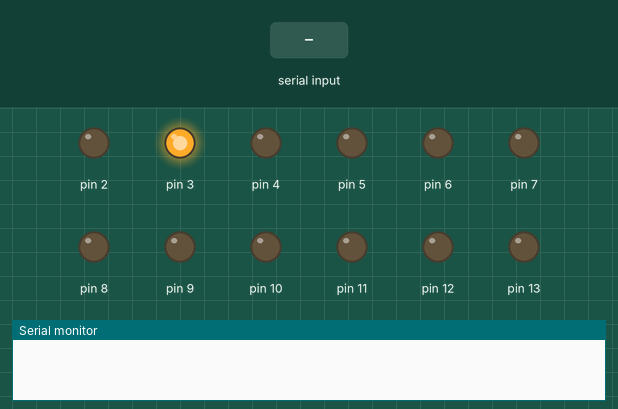
Simulated run of this sketch. Board: Arduino Uno, built with avr-gcc and run on an emulated ATmega328P. Parts: output pins drawn as LEDs (lit = HIGH), the last lines printed to the serial monitor. The test bench sets the inputs (shaded band).

Above: at 1.2 s.
1.3 s: "90,45." received over Serial
At 2.5 s:
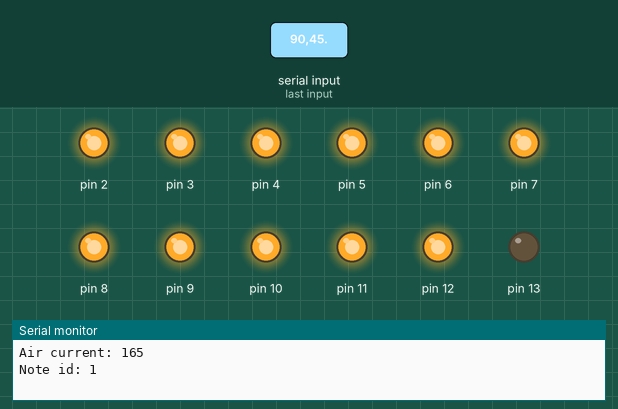
2.8 s: "30,150." received over Serial
At 3.7 s:
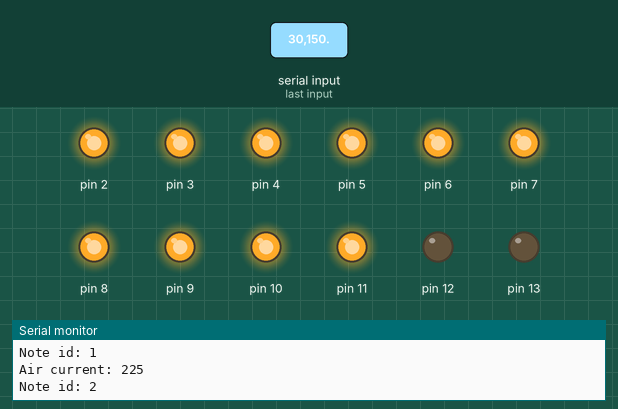
4.3 s: "1,90." received over Serial
At 4.8 s:
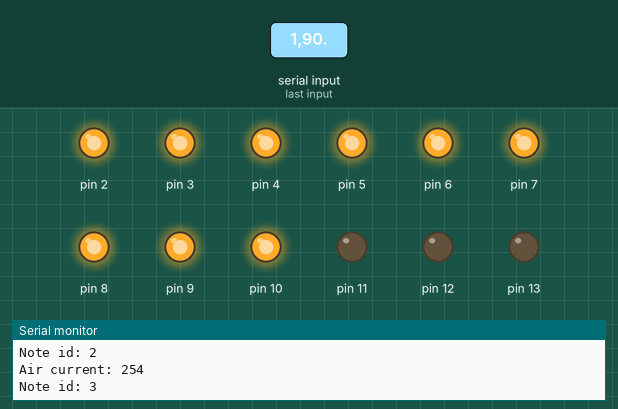
5.8 s: "1,90,45." received over Serial
At 7.0 s:
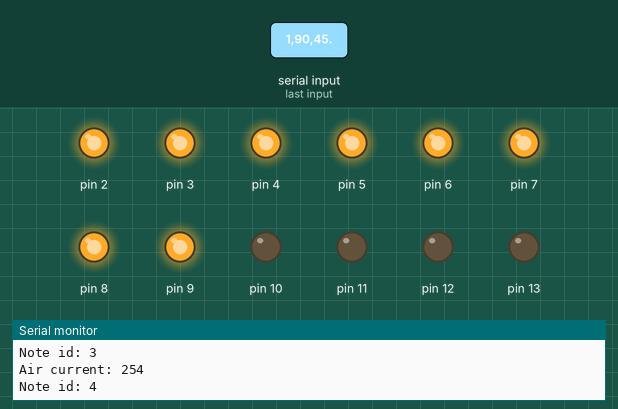
7.3 s: "90." received over Serial
At 8.2 s:
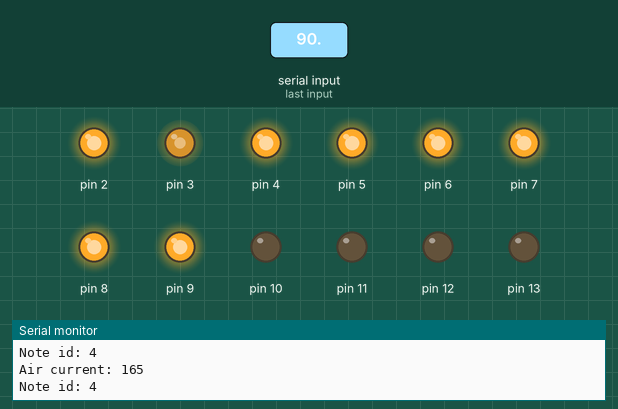
8.8 s: "90,45." received over Serial
At 9.4 s:
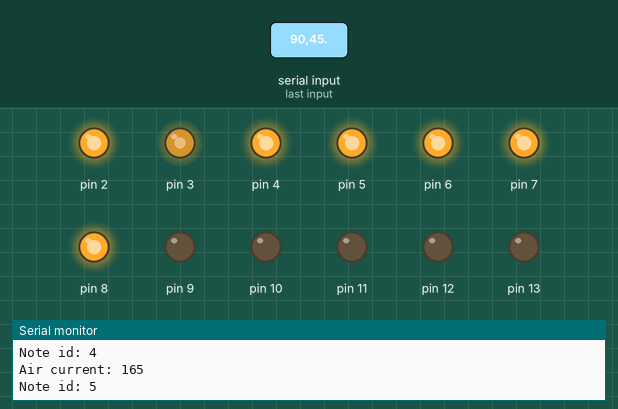
Timing chart, 0 to 11.3 s (numbered marks = the images above; inputs shaded):
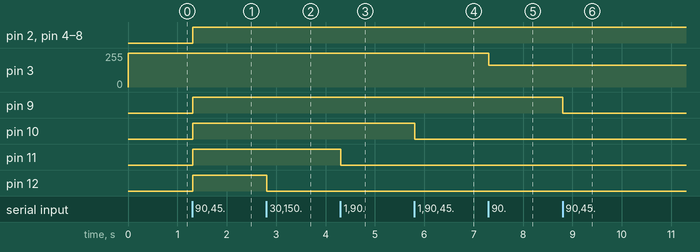

The sketch:

dutyTester.ino
```cpp
#include <math.h>
#define _USE_ALTO_RECODER_FINGER
#include "finger.h"

int note = 0;

void setup() {
  TCCR2B &= B11111000;
  TCCR2B |= B00000010;
  Serial.begin(9600);
  Serial.setTimeout(2000u);
  for (int i = 2; i < 14; i++)
  {
    if(i==3)
      continue;
    pinMode(i, OUTPUT);
  }
  analogWrite(3, 255);
}

void loop() {
  int val = 0;
  String str = Serial.readStringUntil('.');
  if (str.length() < 2)
    return;
  if (!isNumber(str)) {
    note++;
    if (note > 26)
      note = 0;
    Play(note);
    val = 255 - atoi(str.c_str());
    Serial.print("Air current: ");
    Serial.println(val);
    Serial.print("Note id: ");
    Serial.println(note);
    return;
  }
  Play(note);
  val = 255 - atoi(str.c_str());
  Serial.print("Air current: ");
  Serial.println(val);
  Serial.print("Note id: ");
  Serial.println(note);
  if (0 > val and 255 < val)
    return;
  analogWrite(3, val);
}

bool isNumber(String str)
{
  if (0 >= str.length())
    return false;
  int len = str.length();
  for (int i = 0; i < str.length(); i++)
  {
    if (isSpace(str.charAt(i)))
    {
      len--;
      continue;
    }
    if (!isDigit(str.charAt(i)))
      return false;
  }
  return 0 < len;
}

void Play(short num)
{
  for (short i = 0; i < 12; i++)
  {
    if(i==0) {
      digitalWrite(2, FING_STEP[num][i]);
      continue;
    }
    digitalWrite(i + 3, FING_STEP[num][i]);
#if DEBUG
    Serial.print(FING_STEP[num][i]);
  }
  Serial.print("\n");
#else
  }
#endif
}
```

Source omitted: finger.h (data table, 2558 bytes)

Measured:
- after the input at 1.3 s, pin 2, pin 4–12: LOW → HIGH at once
- after the input at 2.8 s, pin 12: HIGH → LOW at once
- after the input at 4.3 s, pin 11: HIGH → LOW at once
- after the input at 5.8 s, pin 10: HIGH → LOW at once
- after the input at 7.3 s, pin 3: 255/255 → 165/255 at once
- after the input at 8.8 s, pin 9: HIGH → LOW at once
